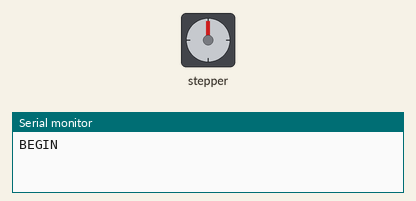
Simulated run of this sketch. Board: ESP32. Shown: stepper motor, the last lines printed to the serial monitor. Wiring (inferred from the names in the program): stepper motor driver (200 steps per turn assumed): step GPIO 4; direction GPIO 16; enable GPIO 2.

Above: at 0.15 s.
At 1.05 s:
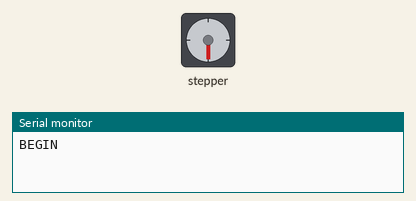
At 1.9 s:
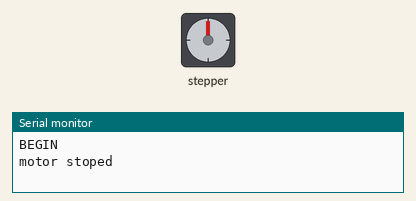
Timing chart, 0 to 3.4 s (numbered marks = the images above):
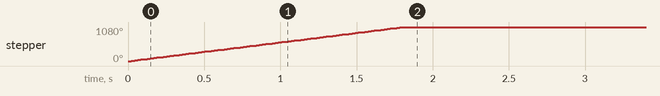

The sketch:

listing_3_1.ino
```cpp
#define EN 2 // GPIO ESP32 На пин драйвера включение - удержание.
#define DIR 16 // GPIO ESP32 На пин драйвера - направление вращения.
#define STEP 4 // GPIO ESP32 На пин драйвера - управления шагами.

int i = 0; //Текущий номер шага.
int MAXi = 600; //Количество шагов.
int microsec_steplong = 3000; // Длительность шага в мик.сек.
long timer;

void setup() {
  pinMode(EN, OUTPUT);
  pinMode(DIR, OUTPUT);
  pinMode(STEP, OUTPUT);
  digitalWrite(EN, 1); // Пока двигатель отключен.
  digitalWrite(STEP, 0);
  digitalWrite(DIR, 1);
  timer = micros() + microsec_steplong;
  digitalWrite(EN, 0); // Двигатель включен.
  Serial.println("BEGIN");
}
void loop()
{
  long timeT;
  timeT = micros(); //Текущее время.
  if (timeT >= timer)
  {
    if (i < MAXi)
    {
      timer += microsec_steplong; //Здесь хранится время начала следующего шага.
      digitalWrite(STEP, 1);
      delayMicroseconds(10); // Держим сигнал шага поднятым 10 мик.сек.
      digitalWrite(STEP, 0);
      i++;
    }
    else if (i == MAXi)
    {
      Serial.println("motor stoped");
      delay(500); //Гасим инерцию движения.
      digitalWrite(EN, 1); // Отключаем мотор.
      Serial.println("END");
      i++;
    }
  }
}
```

Measured:
- by itself, stepper: turns 1080° clockwise in 1.8 s
